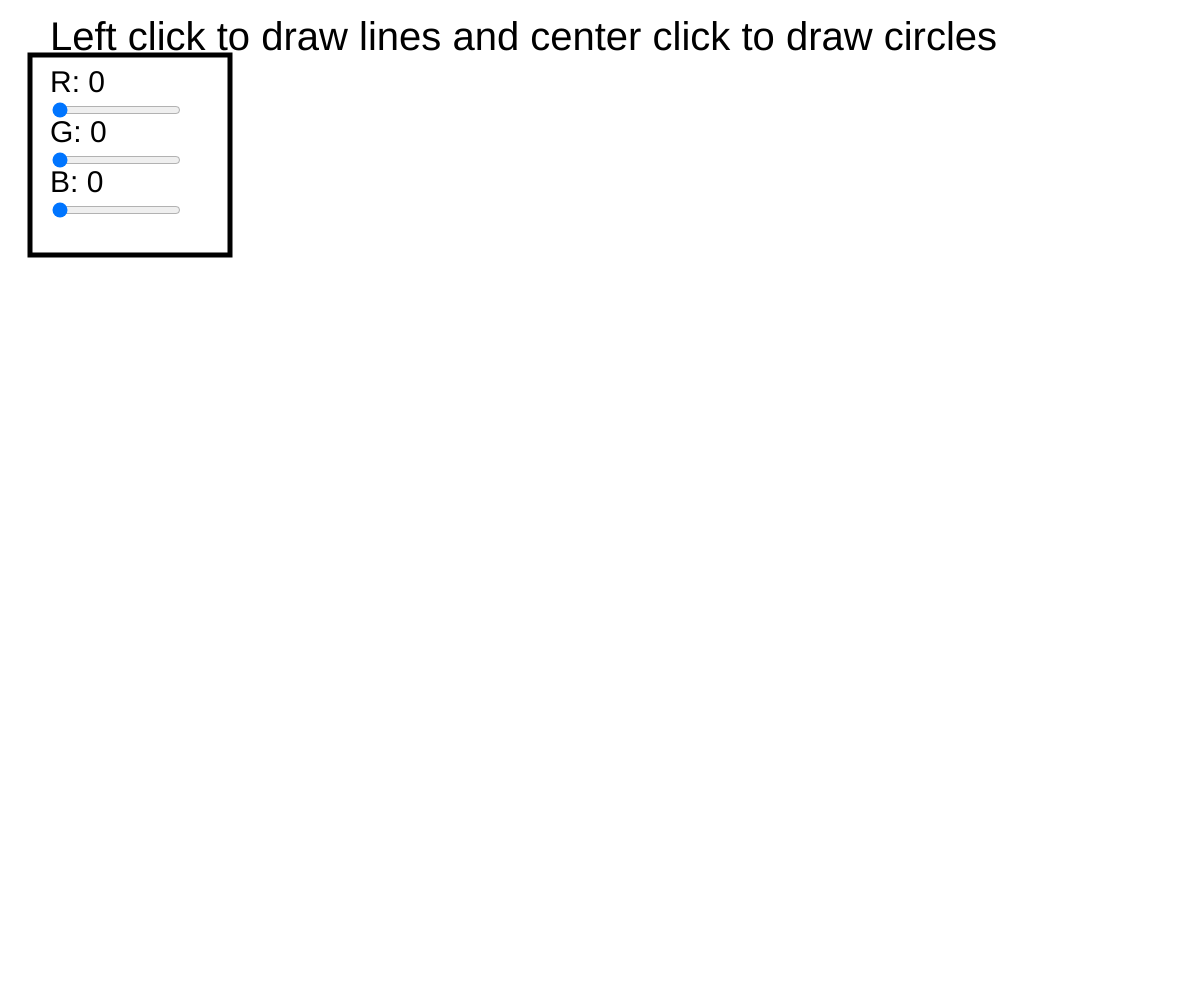
Frame 1 (no input)
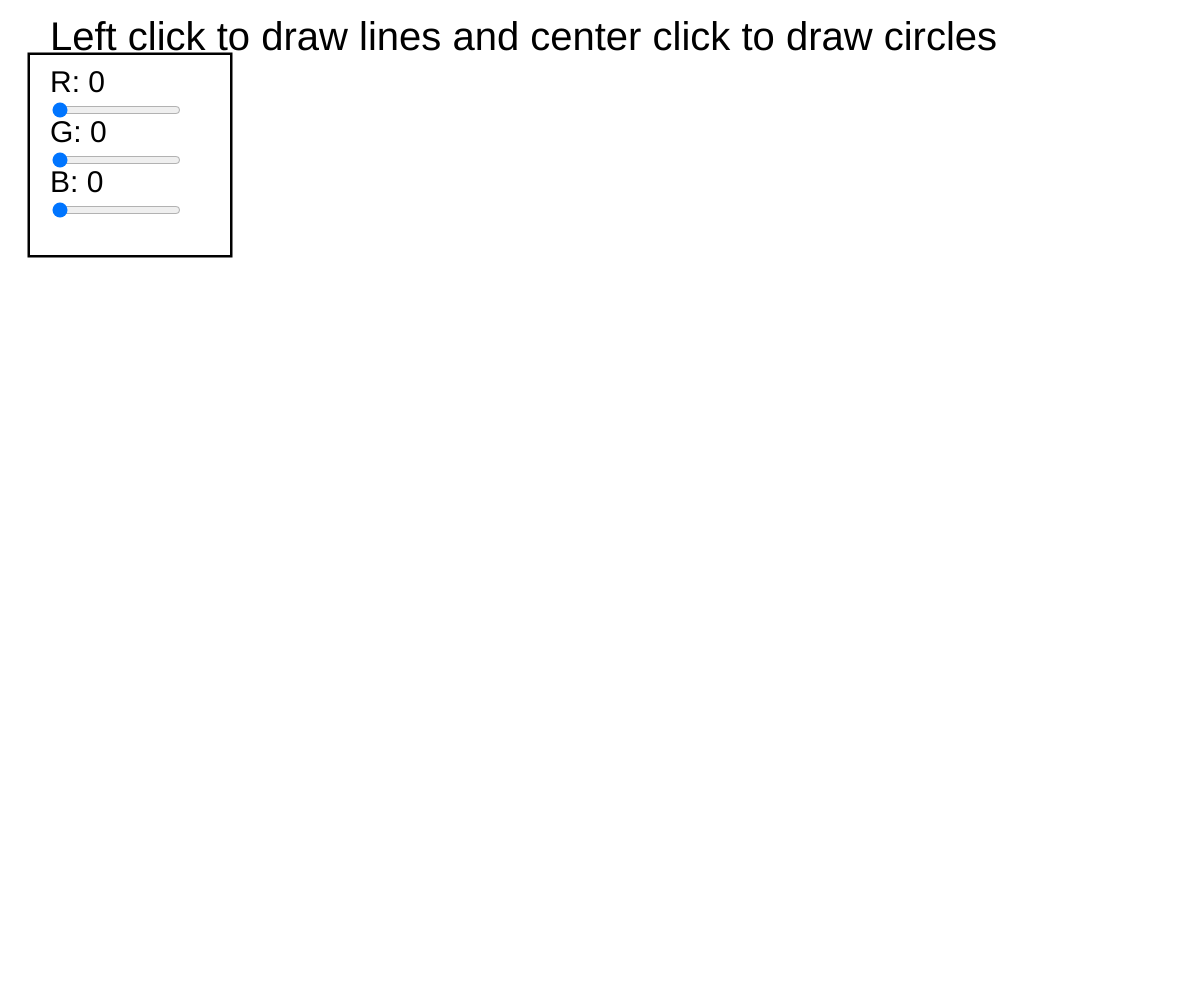
Frame 60 (no input)
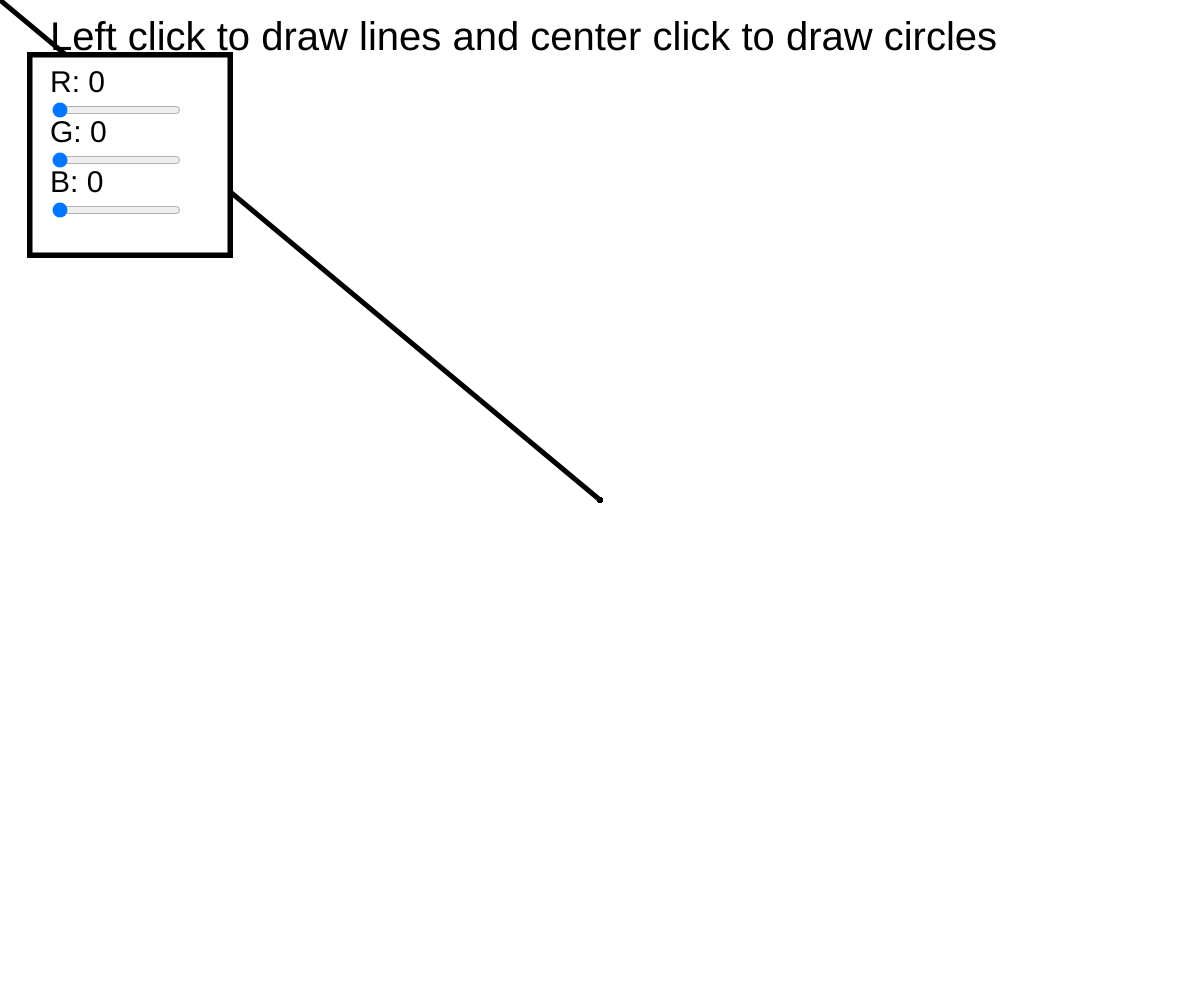
Frame 120 (the mouse pressed at the canvas centre since frame 60)

The p5.js sketch that drew these frames (run headless with seeded random() and noise() and a simulated clock; from frame 60 on, the mouse is pressed at the canvas centre):

// p5.js sketch
// ── sketch.js
let posX = 0;
let posY = 0;
let sliderR;
let sliderG;
let sliderB;

/**
	Could add function for setting up sliders
	Add slider for strokeweight
**/

function setup() {
	createCanvas(
		window.innerWidth,
		window.innerHeight
	);
	textSize(40);
	text('Left click to draw lines and center click to draw circles', 50, 50);
	
	//Set up sliders
	sliderR = createSlider(0,255,0);
	sliderG = createSlider(0,255,0);
	sliderB = createSlider(0,255,0);
	sliderR.position(50,100);
	sliderG.position(50,150);
	sliderB.position(50,200);

}

function draw() {
	strokeWeight(5);
	// Get color from slider values
	let R = sliderR.value();
	let G = sliderG.value();
	let B = sliderB.value();
	let c = color(R, G, B);


	// Update slider text values
	
	fill(255);
	rect(30,55,200,200);
	fill(0);
	noStroke();
	textSize(30);
	text('R: '+R, 50, 92);
	text('G: '+G, 50, 142);
	text('B: '+B, 50, 192);


	// Draw if mouse input
	if (mouseIsPressed) {
		if (mouseButton === LEFT) {
			stroke(c);
			line(posX, posY, mouseX, mouseY);
		}
		if (mouseButton === CENTER) {
			fill(c);
			noStroke();
			circle(mouseX, mouseY, 80);
		}
		
	}
	
	posX = mouseX;
	posY = mouseY;
}
